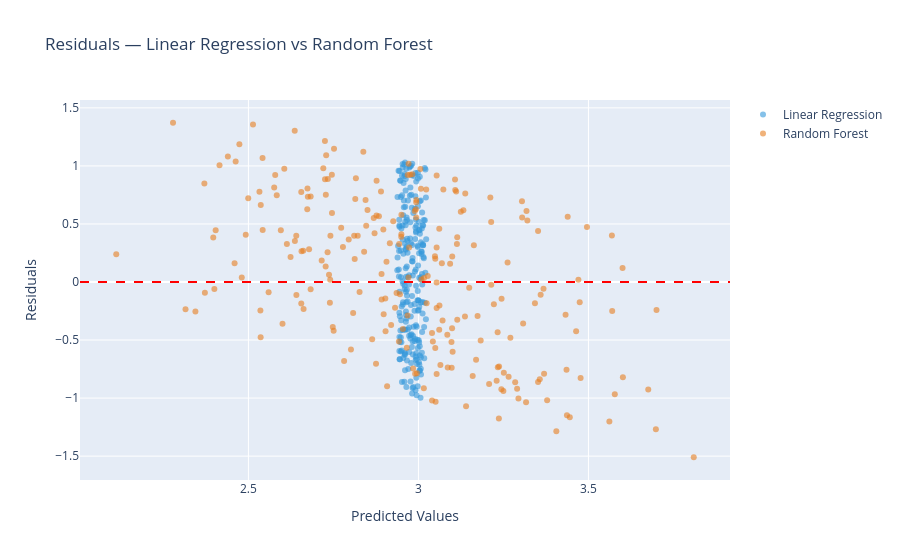

The cell this chart's notebook holds for it:
### Code cell
# Residuals - Both Models
fig3 = go.Figure()

fig3.add_trace(go.Scatter(
    x=y_pred, y=y_test - y_pred,
    mode='markers',
    name='Linear Regression',
    marker=dict(color='#3498db', opacity=0.6)
))

fig3.add_trace(go.Scatter(
    x=rf_pred, y=y_test - rf_pred,
    mode='markers',
    name='Random Forest',
    marker=dict(color='#e67e22', opacity=0.6)
))

fig3.add_hline(y=0, line_dash='dash', line_color='red')

fig3.update_layout(
    title='Residuals — Linear Regression vs Random Forest',
    xaxis_title='Predicted Values',
    yaxis_title='Residuals'
)
fig3.show()

### Figure 1 — Plotly figure (JSON) as saved in the notebook; plotly's stock layout.template omitted (floating-point values rounded to 4 significant figures; data arrays with more than 128 entries replaced by an {"elided": "..."} marker saying what was removed)
{"data": [{"marker": {"color": "#3498db", "opacity": 0.6}, "mode": "markers", "name": "Linear Regression", "type": "scatter", "x": {"elided": "234 float values"}, "y": {"elided": "234 float values"}}, {"marker": {"color": "#e67e22", "opacity": 0.6}, "mode": "markers", "name": "Random Forest", "type": "scatter", "x": {"elided": "234 float values"}, "y": {"elided": "234 float values"}}], "layout": {"shapes": [{"line": {"color": "red", "dash": "dash"}, "type": "line", "x0": 0, "x1": 1, "xref": "x domain", "y0": 0, "y1": 0, "yref": "y"}], "title": {"text": "Residuals — Linear Regression vs Random Forest"}, "xaxis": {"title": {"text": "Predicted Values"}}, "yaxis": {"title": {"text": "Residuals"}}}}
